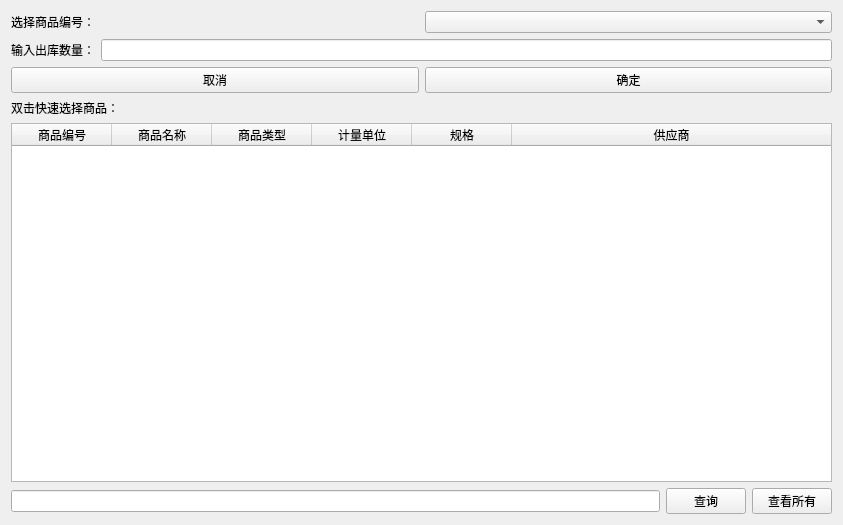
<?xml version="1.0" encoding="UTF-8"?>
<ui version="4.0">
 <class>Form</class>
 <widget class="QWidget" name="Form">
  <property name="geometry">
   <rect>
    <x>0</x>
    <y>0</y>
    <width>843</width>
    <height>525</height>
   </rect>
  </property>
  <property name="windowTitle">
   <string>Form</string>
  </property>
  <layout class="QVBoxLayout" name="verticalLayout">
   <item>
    <layout class="QHBoxLayout" name="horizontalLayout">
     <item>
      <widget class="QLabel" name="label">
       <property name="text">
        <string>选择商品编号：</string>
       </property>
      </widget>
     </item>
     <item>
      <widget class="QComboBox" name="comboBox"/>
     </item>
    </layout>
   </item>
   <item>
    <layout class="QHBoxLayout" name="horizontalLayout_2">
     <item>
      <widget class="QLabel" name="label_2">
       <property name="text">
        <string>输入出库数量：</string>
       </property>
      </widget>
     </item>
     <item>
      <widget class="QLineEdit" name="lineEdit"/>
     </item>
    </layout>
   </item>
   <item>
    <layout class="QHBoxLayout" name="horizontalLayout_4">
     <item>
      <widget class="QPushButton" name="cancel_Button">
       <property name="text">
        <string>取消</string>
       </property>
      </widget>
     </item>
     <item>
      <widget class="QPushButton" name="confirm_Button">
       <property name="text">
        <string>确定</string>
       </property>
      </widget>
     </item>
    </layout>
   </item>
   <item>
    <widget class="QLabel" name="label_3">
     <property name="text">
      <string>双击快速选择商品：</string>
     </property>
    </widget>
   </item>
   <item>
    <widget class="QTableWidget" name="tableWidget">
     <property name="editTriggers">
      <set>QAbstractItemView::NoEditTriggers</set>
     </property>
     <property name="selectionMode">
      <enum>QAbstractItemView::SingleSelection</enum>
     </property>
     <property name="selectionBehavior">
      <enum>QAbstractItemView::SelectRows</enum>
     </property>
     <attribute name="horizontalHeaderStretchLastSection">
      <bool>true</bool>
     </attribute>
     <attribute name="verticalHeaderVisible">
      <bool>false</bool>
     </attribute>
     <column>
      <property name="text">
       <string>商品编号</string>
      </property>
     </column>
     <column>
      <property name="text">
       <string>商品名称</string>
      </property>
     </column>
     <column>
      <property name="text">
       <string>商品类型</string>
      </property>
     </column>
     <column>
      <property name="text">
       <string>计量单位</string>
      </property>
     </column>
     <column>
      <property name="text">
       <string>规格</string>
      </property>
     </column>
     <column>
      <property name="text">
       <string>供应商</string>
      </property>
     </column>
    </widget>
   </item>
   <item>
    <layout class="QHBoxLayout" name="horizontalLayout_3">
     <item>
      <widget class="QLineEdit" name="query_lineEdit"/>
     </item>
     <item>
      <widget class="QPushButton" name="query_Button">
       <property name="text">
        <string>查询</string>
       </property>
      </widget>
     </item>
     <item>
      <widget class="QPushButton" name="check_all_Button">
       <property name="text">
        <string>查看所有</string>
       </property>
      </widget>
     </item>
    </layout>
   </item>
  </layout>
 </widget>
 <resources/>
 <connections/>
</ui>
